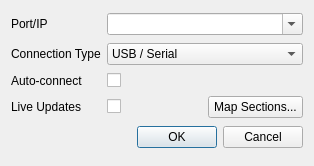
<?xml version="1.0" encoding="UTF-8"?>
<ui version="4.0">
 <class>AddDeviceDialog</class>
 <widget class="QDialog" name="AddDeviceDialog">
  <property name="geometry">
   <rect>
    <x>0</x>
    <y>0</y>
    <width>314</width>
    <height>166</height>
   </rect>
  </property>
  <property name="windowTitle">
   <string>Add/Edit Device</string>
  </property>
  <layout class="QGridLayout" name="gridLayout">
   <item row="2" column="0">
    <widget class="QLabel" name="label_3">
     <property name="text">
      <string>Auto-connect</string>
     </property>
    </widget>
   </item>
   <item row="3" column="0">
    <widget class="QLabel" name="label_4">
     <property name="text">
      <string>Live Updates</string>
     </property>
    </widget>
   </item>
   <item row="0" column="0">
    <widget class="QLabel" name="label">
     <property name="text">
      <string>Port/IP</string>
     </property>
    </widget>
   </item>
   <item row="3" column="1">
    <layout class="QHBoxLayout" name="liveUpdatesLayout">
     <item>
      <widget class="QCheckBox" name="liveUpdatesCheckBox">
       <property name="toolTip">
        <string>If checked, any changes to the Maestro will be immediately sent to the device</string>
       </property>
       <property name="text">
        <string/>
       </property>
      </widget>
     </item>
     <item>
      <widget class="QPushButton" name="mapSectionsButton">
       <property name="text">
        <string>Map Sections...</string>
       </property>
      </widget>
     </item>
    </layout>
   </item>
   <item row="6" column="1">
    <widget class="QDialogButtonBox" name="buttonBox">
     <property name="orientation">
      <enum>Qt::Horizontal</enum>
     </property>
     <property name="standardButtons">
      <set>QDialogButtonBox::Cancel|QDialogButtonBox::Ok</set>
     </property>
    </widget>
   </item>
   <item row="0" column="1">
    <widget class="QComboBox" name="portComboBox">
     <property name="toolTip">
      <string>The port or IP address where the device is located</string>
     </property>
     <property name="editable">
      <bool>true</bool>
     </property>
    </widget>
   </item>
   <item row="2" column="1">
    <widget class="QCheckBox" name="autoConnectCheckBox">
     <property name="toolTip">
      <string>If checked, the device will automatically connect on startup if available</string>
     </property>
     <property name="text">
      <string/>
     </property>
    </widget>
   </item>
   <item row="1" column="0">
    <widget class="QLabel" name="label_2">
     <property name="text">
      <string>Connection Type</string>
     </property>
    </widget>
   </item>
   <item row="1" column="1">
    <widget class="QComboBox" name="deviceTypeComboBox">
     <item>
      <property name="text">
       <string>USB / Serial</string>
      </property>
     </item>
     <item>
      <property name="text">
       <string>TCP</string>
      </property>
     </item>
    </widget>
   </item>
  </layout>
 </widget>
 <tabstops>
  <tabstop>portComboBox</tabstop>
  <tabstop>autoConnectCheckBox</tabstop>
 </tabstops>
 <resources/>
 <connections>
  <connection>
   <sender>buttonBox</sender>
   <signal>accepted()</signal>
   <receiver>AddDeviceDialog</receiver>
   <slot>accept()</slot>
   <hints>
    <hint type="sourcelabel">
     <x>248</x>
     <y>254</y>
    </hint>
    <hint type="destinationlabel">
     <x>157</x>
     <y>274</y>
    </hint>
   </hints>
  </connection>
  <connection>
   <sender>buttonBox</sender>
   <signal>rejected()</signal>
   <receiver>AddDeviceDialog</receiver>
   <slot>reject()</slot>
   <hints>
    <hint type="sourcelabel">
     <x>316</x>
     <y>260</y>
    </hint>
    <hint type="destinationlabel">
     <x>286</x>
     <y>274</y>
    </hint>
   </hints>
  </connection>
 </connections>
</ui>
